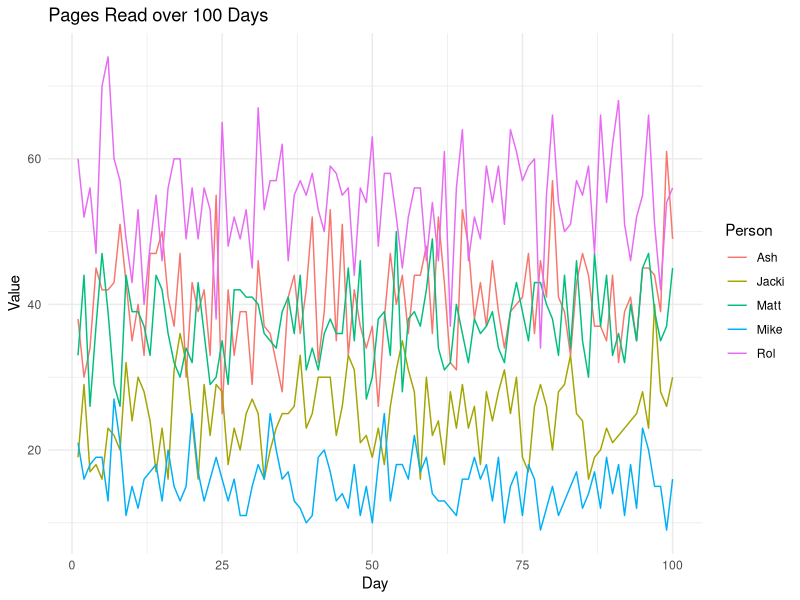

The R script that drew this image:
## ---- chunk 1
library(tidyverse)
## ---- chunk 2
# Set the seed for reproducibility
set.seed(123)

# Generate data

#assume Matt and Ash are a couple, similar lambda
##Ash reads slightly faster than Matt

df <- tibble(
  Day = 1:100,
  Matt = rpois(100, lambda = 37),
  Ash = rpois(100, lambda = 40),
  Jacki = rpois(100, lambda = 25),
  Rol = rpois(100, lambda = 54),
  Mike = rpois(100, lambda = 16)
)

df
## ---- chunk 3
df_long <- df %>% pivot_longer(cols = -Day, names_to = "Person", values_to = "Value")

# Plot the data
ggplot(df_long, aes(x = Day, y = Value, color = Person)) +
  geom_line() +
  labs(x = "Day", y = "Value", title = "Pages Read over 100 Days") +
  theme_minimal()
